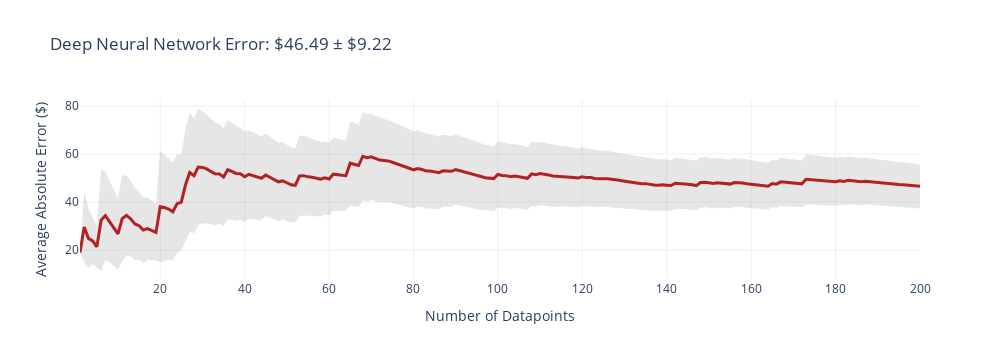
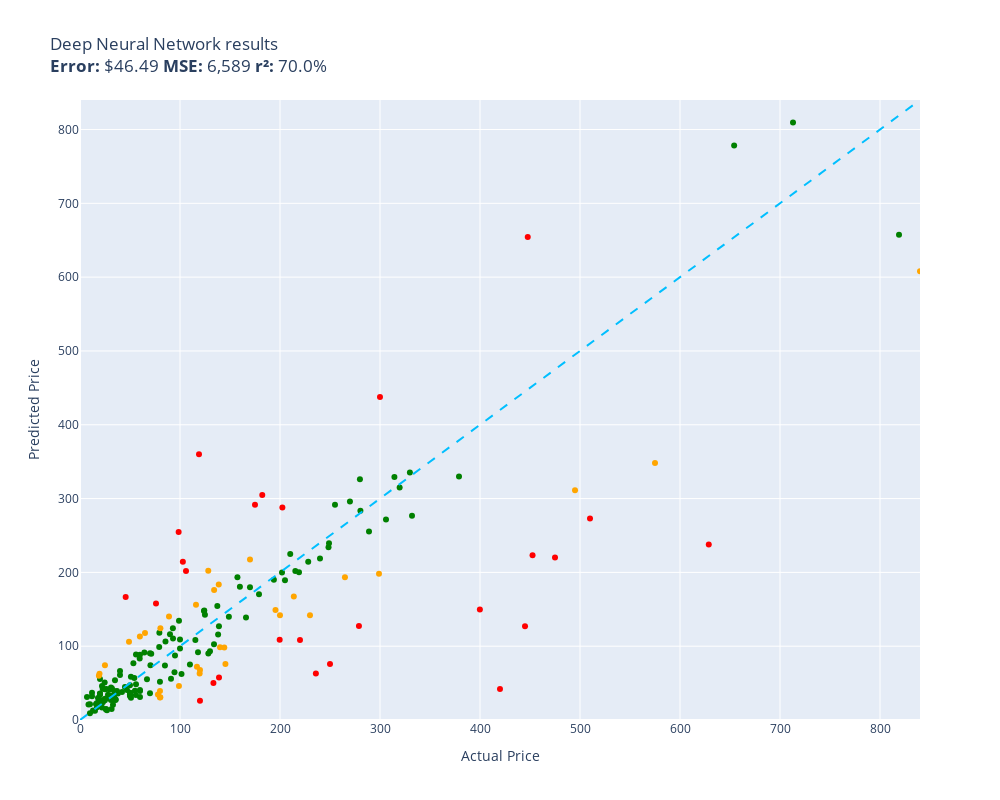

The code cell stored with these charts, in order, in its notebook:
### Code cell
def deep_neural_network(item):
    return runner.inference(item)

evaluate(deep_neural_network, test)

### Figure 1 — Plotly figure (JSON) as saved in the notebook; plotly's stock layout.template omitted (floating-point values rounded to 4 significant figures; data arrays with more than 128 entries replaced by an {"elided": "..."} marker saying what was removed)
{"data": [{"fill": "toself", "fillcolor": "rgba(128,128,128,0.2)", "hoverinfo": "skip", "line": {"color": "rgba(255,255,255,0)"}, "name": "95% CI", "showlegend": false, "type": "scatter", "x": {"elided": "400 int values"}, "y": {"elided": "400 float values"}}, {"customdata": {"elided": "200x1 float values"}, "hovertemplate": "n=%{x}<br>Avg Error=$%{y:,.2f}<br>±95% CI=$%{customdata[0]:,.2f}<extra></extra>", "line": {"color": "firebrick", "width": 3}, "mode": "lines", "name": "Cumulative Avg Error", "type": "scatter", "x": {"elided": "200 int values"}, "y": {"elided": "200 float values"}}], "layout": {"height": 360, "showlegend": false, "title": {"text": "Deep Neural Network Error: $46.49 ± $9.22"}, "width": 1000, "xaxis": {"title": {"text": "Number of Datapoints"}}, "yaxis": {"title": {"text": "Average Absolute Error ($)"}}}}

### Figure 2 — Plotly figure (JSON) as saved in the notebook; plotly's stock layout.template omitted (floating-point values rounded to 4 significant figures; data arrays with more than 128 entries replaced by an {"elided": "..."} marker saying what was removed)
{"data": [{"customdata": {"elided": "141x1 str values"}, "hovertemplate": "%{customdata[0]}<extra></extra>", "legendgroup": "green", "marker": {"color": "green", "size": 6, "symbol": "circle"}, "mode": "markers", "name": "green", "orientation": "v", "showlegend": true, "type": "scatter", "x": {"elided": "141 float values"}, "xaxis": "x", "y": {"elided": "141 float values"}, "yaxis": "y"}, {"customdata": [["telpo Headlight Assembly Fit For 15 Camr...\nGuess=$156.21 Actual=$115.99"], ["RBC12-UPC Replacement Battery Cartridge ...\nGuess=$141.97 Actual=$229.99"], ["SuppliesOutlet Compatible Toner Cartridg...\nGuess=$98.35 Actual=$144.29"], ["Mini PC, Kinupute Desktop Computer E3-12...\nGuess=$311.21 Actual=$495.00"], ["Clementoni 39132.5 Jigsaw Puzzle 1,000 P...\nGuess=$30.32 Actual=$79.95"], ["KOMPUTERBAY 4GB 2X 2GB DDR2 1066MHz PC2-...\nGuess=$30.74 Actual=$80.34"], ["Travelpro Platinum Elite Slim Business L...\nGuess=$167.33 Actual=$213.83"], ["Wenger City Upgrade Laptop Backpack with...\nGuess=$75.83 Actual=$145.42"], ["Fjallraven, Kanken Laptop 15\" Backpack f...\nGuess=$62.88 Actual=$119.65"], ["Diversitech WG840585 Motor, (Ddb) 1/3Hp,...\nGuess=$176.06 Actual=$134.12"], ["Webcem Solar Shed Light Outdoor Indoor, ...\nGuess=$34.47 Actual=$77.96"], ["Engine Thermostat, Replace 19301-PAA-306...\nGuess=$59.90 Actual=$18.89"], ["Marvel Legends Series X-Men 6-Inch Archa...\nGuess=$46.06 Actual=$98.95"], ["EMART Photography C Stand with Boom Arm,...\nGuess=$67.62 Actual=$119.99"], ["Walker Exhaust Ultra EPA 16478 Direct Fi...\nGuess=$348.08 Actual=$574.99"], ["4pc Wheel Spacers Adapters 4\" (2inch Per...\nGuess=$72.11 Actual=$116.95"], ["Mikrotik RB3011UIAS-RM RouterBOARD 10xGi...\nGuess=$198.14 Actual=$299.00"], ["MXR Carbon Copy Deluxe Analog Delay Guit...\nGuess=$149.09 Actual=$195.50"], ["Ibanez M510OVS Acoustic Mandolin in Vint...\nGuess=$217.51 Actual=$169.99"], ["CradlePoint Compact Broadband Router (CB...\nGuess=$140.33 Actual=$89.00"], ["Universal Power Group 12V 100Ah Sealed L...\nGuess=$141.91 Actual=$199.99"], ["Hp Pavilion P7-1257c Motherboard Aahd3-h...\nGuess=$113.17 Actual=$59.86"], ["UPR Mach 1 Chin Spoiler Fits 94-98 Musta...\nGuess=$117.71 Actual=$64.99"], ["ROHL WSGUM3018WH Wire Sink Grids, White\nGuess=$202.21 Actual=$128.28"], ["Diversitech UC2436-3 Ultralite Condenser...\nGuess=$124.20 Actual=$80.39"], ["Lorell Bell Chair Glide, 2.5\", Black\nGuess=$62.70 Actual=$19.50"], ["APS iBoard (304 Stainless Steel Polished...\nGuess=$193.41 Actual=$264.95"], ["StonKraft Brass Chess Board Game Set wit...\nGuess=$98.50 Actual=$140.00"], ["A-Premium Front Suspension Steering Knuc...\nGuess=$106.05 Actual=$48.99"], ["Dell XPS 13 9343-2727SLV 13.3\" Full HD S...\nGuess=$607.94 Actual=$839.99"], ["Disney Princess Sparkling Princess Sleep...\nGuess=$74.12 Actual=$24.95"], ["Garmin 010-12402-10 GT15M-TM Transom-Mou...\nGuess=$183.54 Actual=$138.74"], ["MonMount Triple Monitor Stand Freestandi...\nGuess=$39.39 Actual=$79.99"]], "hovertemplate": "%{customdata[0]}<extra></extra>", "legendgroup": "orange", "marker": {"color": "orange", "size": 6, "symbol": "circle"}, "mode": "markers", "name": "orange", "orientation": "v", "showlegend": true, "type": "scatter", "x": [116.0, 230.0, 144.3, 495.0, 79.95, 80.34, 213.8, 145.4, 119.7, 134.1, 77.96, 18.89, 98.95, 120.0, 575.0, 117.0, 299.0, 195.5, 170.0, 89.0, 200.0, 59.86, 64.99, 128.3, 80.39, 19.5, 264.9, 140.0, 48.99, 840.0, 24.95, 138.7, 79.99], "xaxis": "x", "y": [156.2, 142.0, 98.35, 311.2, 30.32, 30.74, 167.3, 75.83, 62.88, 176.1, 34.47, 59.9, 46.06, 67.62, 348.1, 72.11, 198.1, 149.1, 217.5, 140.3, 141.9, 113.2, 117.7, 202.2, 124.2, 62.7, 193.4, 98.5, 106.0, 607.9, 74.12, 183.5, 39.39], "yaxis": "y"}, {"customdata": [["PEMP E65 E66 CDC Simulate Optical Fiber ...\nGuess=$359.95 Actual=$119.00"], ["SKB iSeries 3i-13096-6KP Case for BlackM...\nGuess=$291.76 Actual=$174.99"], ["DEWALT 20V MAX* XR Impact Driver with Bl...\nGuess=$223.08 Actual=$452.53"], ["Aolemi Oil Rubbed Bronze Single Function...\nGuess=$254.58 Actual=$98.65"], ["JRready ST6313 DT Deutsch Connector Kit,...\nGuess=$108.86 Actual=$199.68"], ["Dakota Alert MURS Alert Probe Sensor - M...\nGuess=$108.47 Actual=$219.99"], ["KOHLER 18865-CP Filtered Water Faucet, P...\nGuess=$220.27 Actual=$475.00"], ["Evan-Fischer Front Bumper Cover Compatib...\nGuess=$287.78 Actual=$202.38"], ["Sumerain S1339CM Double Handle Widesprea...\nGuess=$62.99 Actual=$235.86"], ["Poison Spyder 10-08-020 Rocker Knocker\nGuess=$237.80 Actual=$628.76"], ["Lighted Triangle Mirror Cabinet Bathroom...\nGuess=$127.01 Actual=$445.00"], ["BESTILL Wall Mounted Shower Faucet Set, ...\nGuess=$157.72 Actual=$76.00"], ["Pidoko Kids Train Table, Grey with 90 Pc...\nGuess=$26.06 Actual=$119.97"], ["ANZO USA 111207 GMC SIERRA 99-06 / YUKON...\nGuess=$304.91 Actual=$182.28"], ["KOHLER K-1185540-CP Assembly-Slider\nGuess=$166.64 Actual=$45.67"], ["Urth 62mm UV, Circular Polarizing (CPL),...\nGuess=$57.47 Actual=$139.00"], ["Canon Sure Shot 90u 35mm Date Camera\nGuess=$149.71 Actual=$399.89"], ["GENUINE VOLVO THERMOSTAT (3.0, 3.2) S60 ...\nGuess=$214.42 Actual=$102.85"], ["Music Hall pa15.3 MM/MC Phono Preamplifi...\nGuess=$75.97 Actual=$250.00"], ["Competition Clutch Disc and Pressure Pla...\nGuess=$273.05 Actual=$510.00"], ["KUNFINE Android Radio CarPlay & Android ...\nGuess=$201.71 Actual=$106.00"], ["VIPMOTOZ Sequential Turn Signal Premium ...\nGuess=$127.34 Actual=$278.94"], ["Steering Wheel, Carbon Fiber Automotive ...\nGuess=$654.46 Actual=$447.74"], ["Pacific Drums PDCM1618TTRB 16 x 18 Inche...\nGuess=$41.99 Actual=$419.99"], ["HP Laserjet 2100 Laser Printer W/Test Pr...\nGuess=$437.55 Actual=$299.98"], ["Targus CityGear Durable Backpack, Black,...\nGuess=$50.17 Actual=$133.43"]], "hovertemplate": "%{customdata[0]}<extra></extra>", "legendgroup": "red", "marker": {"color": "red", "size": 6, "symbol": "circle"}, "mode": "markers", "name": "red", "orientation": "v", "showlegend": true, "type": "scatter", "x": [119.0, 175.0, 452.5, 98.65, 199.7, 220.0, 475.0, 202.4, 235.9, 628.8, 445.0, 76.0, 120.0, 182.3, 45.67, 139.0, 399.9, 102.8, 250.0, 510.0, 106.0, 278.9, 447.7, 420.0, 300.0, 133.4], "xaxis": "x", "y": [360.0, 291.8, 223.1, 254.6, 108.9, 108.5, 220.3, 287.8, 62.99, 237.8, 127.0, 157.7, 26.06, 304.9, 166.6, 57.47, 149.7, 214.4, 75.97, 273.1, 201.7, 127.3, 654.5, 41.99, 437.5, 50.17], "yaxis": "y"}, {"hoverinfo": "skip", "line": {"color": "deepskyblue", "dash": "dash", "width": 2}, "mode": "lines", "name": "y = x", "showlegend": false, "type": "scatter", "x": [0, 840.0], "y": [0, 840.0]}], "layout": {"height": 800, "legend": {"title": {"text": "color"}, "tracegroupgap": 0}, "showlegend": false, "title": {"text": "Deep Neural Network results<br><b>Error:</b> $46.49 <b>MSE:</b> 6,589 <b>r²:</b> 70.0%"}, "width": 1000, "xaxis": {"anchor": "y", "domain": [0, 1], "range": [0, 840.0], "title": {"text": "Actual Price"}}, "yaxis": {"anchor": "x", "domain": [0, 1], "range": [0, 840.0], "title": {"text": "Predicted Price"}}}}
